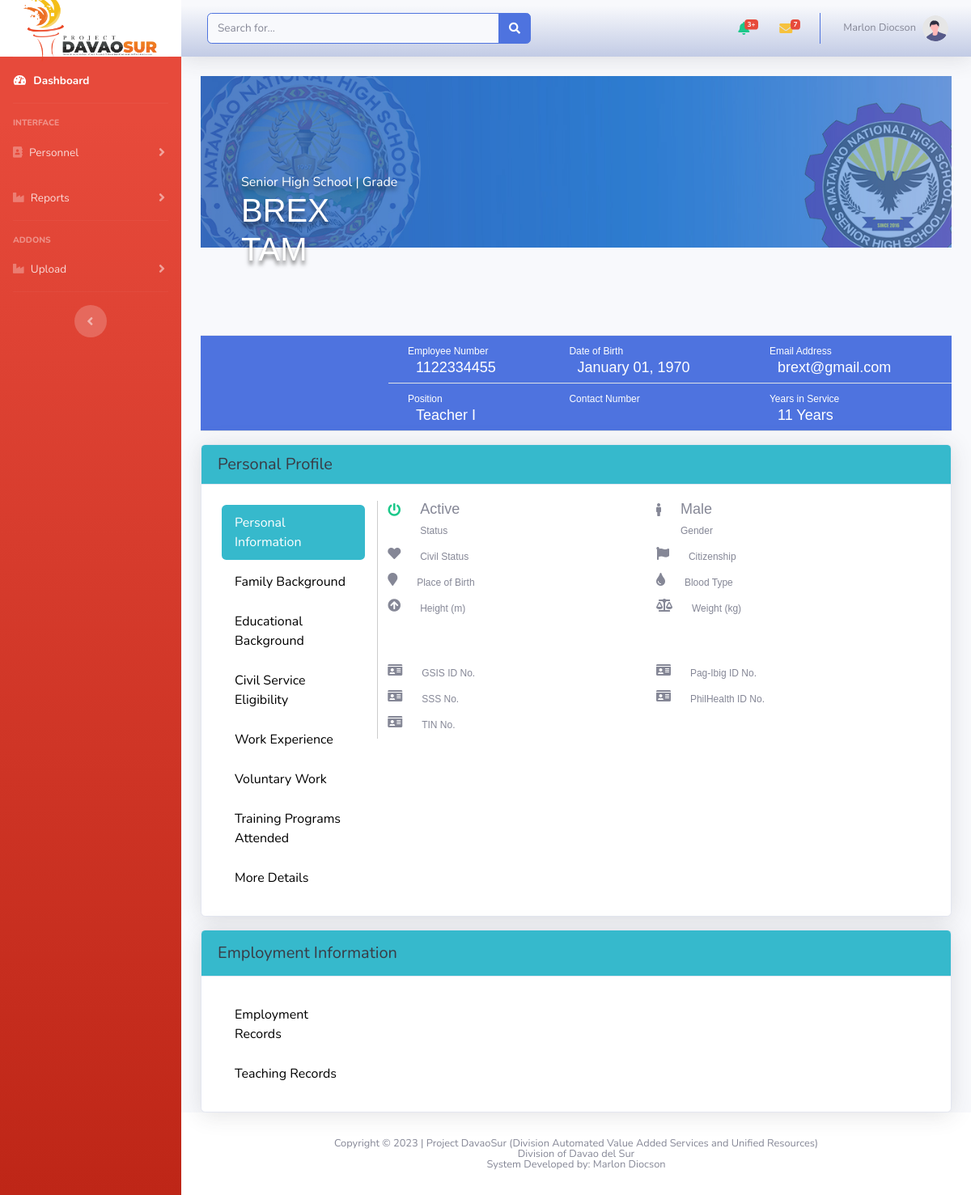
Page /admin/reportEmployeePositions.php?emp_no=1122334455 (signed in) on the committed database.
### tables this page shows
CREATE TABLE `personal_info` (
  `id` int(50) NOT NULL,
  `emp_no` varchar(50) NOT NULL,
  `lastname` varchar(255) NOT NULL,
  `firstname` varchar(255) NOT NULL,
  `middlename` varchar(255) NOT NULL,
  `exname` varchar(10) NOT NULL,
  `dob` varchar(30) NOT NULL,
  `pob` varchar(255) NOT NULL,
  `sex` varchar(10) NOT NULL,
  `civilstatus` varchar(50) NOT NULL,
  `others` varchar(255) NOT NULL,
  `height` varchar(10) NOT NULL,
  `weight` varchar(10) NOT NULL,
  `bloodtype` varchar(5) NOT NULL,
  `gsis_no` varchar(20) NOT NULL,
  `pagibig_no` varchar(20) NOT NULL,
  `philhealth_no` varchar(20) NOT NULL,
  `sss_no` varchar(20) NOT NULL,
  `tin_no` varchar(20) NOT NULL,
  `is_filipino` varchar(5) NOT NULL,
  `dual_birth` int(1) NOT NULL,
  `dual_naturalization` int(1) NOT NULL,
  `country` varchar(100) NOT NULL,
  `country_name` varchar(255) NOT NULL,
  `telephone` varchar(20) NOT NULL,
  `mobile` varchar(100) NOT NULL,
  `email` varchar(100) NOT NULL,
  `status` int(5) NOT NULL,
  `created_at` timestamp NOT NULL DEFAULT current_timestamp()
);

CREATE TABLE `employment_record` (
  `id` int(50) NOT NULL,
  `emp_no` varchar(50) NOT NULL,
  `grade_level` varchar(5) NOT NULL,
  `date_of_emp` varchar(20) NOT NULL,
  `yrs_in_serv` varchar(20) NOT NULL,
  `position_rank` varchar(100) NOT NULL,
  `position_id` varchar(2) NOT NULL,
  `item_no` varchar(50) NOT NULL,
  `plantilla_no` varchar(100) NOT NULL,
  `status` int(1) NOT NULL,
  `created_at` timestamp NOT NULL DEFAULT current_timestamp()
);

### admin/reportEmployeePositions.php (the view, shortened to what this page needs)
<?php
    include('authentication.php');
    include('includes/header.php');
    include('includes/navbar.php');
?>
    <div class="container-fluid">
        <?php
            if(isset($_GET['emp_no'])){
                $user_id = $_GET['emp_no'];
                $users = "SELECT * FROM personal_info WHERE emp_no='$user_id'";
                $users_run = mysqli_query($con,$users);
                if(mysqli_num_rows($users_run) > 0 ){
                    foreach($users_run as $user){
                        $dob = $user['dob'];
        ?>
        <div class="flex-container text-white align-items-center justify-content-between mt-0 mb-0 p-5" id="banner">
            <div class="flex-child">
                <h6 class="h6 pn">Senior High School |
                    <?php
                        $query = "SELECT * FROM employment_record WHERE emp_no='$user_id' ";
                        $query_run = mysqli_query($con,$query);
                        if(mysqli_num_rows($query_run) > 0 ){
                            foreach($query_run as $row){
                        ?>
                            <span>Grade <?=$row['grade_level'];?></span>
                        <?php
                            }
                        }
                    ?>
                </h6>
                <h1 class="h1 pn"><?=strtoupper($user['firstname']);?></h1>
                <h1 class="h1 pn"><?=strtoupper($user['lastname']);?></h1>
            </div>
        </div>
        <div class="cols bg-primary">
            <table class="table tb text-white border=0" width="100%">
                <tr>
                    <td rowspan="2" width="25%"></td>
                    <td>
                        <div class="col-auto">
                            <label class="label1">Employee Number</label></br>
                            <span class="data2"><?=$user['emp_no'];?></span>
                        </div>
                    </td>
                    <td>
                        <div class="col-auto">
                            <label class="label1">Date of Birth</label></br>
                            <span class="data2"><?=date('F d, Y', strtotime($dob));?></span>
                        </div>
                    </td>
                    <td>
                        <div class="col-auto">
                            <label class="label1">Email Address </label></br>
                            <span class="data2"><?=$user['email'];?></span>
                        </div>
                    </td>
                </tr>
                <tr>
                    <td>
                        <div class="col-auto">
                            <label class="label1">Position</label></br>
                            <?php
                                $query = "SELECT * FROM employment_record WHERE emp_no='$user_id' ";
                                $query_run = mysqli_query($con,$query);
                                if(mysqli_num_rows($query_run) > 0 ){
                                    foreach($query_run as $row){
                                ?>
                                    <?=$row['position_rank']=='teacher1' ? '<span class="data2">Teacher I</span>':'' ?>
                                <?php
                                    }
                                }
                            ?>
                        </div>
                    </td>
                    <td>
                        <div class="col-auto">
                            <label class="label1">Contact Number</label></br>
                            <span class="data2"><?=$user['mobile'];?></span>
                        </div>
                    </td>
                    <td>
                        <div class="col-auto">
                            <label class="label1">Years in Service</label></br>
                            <?php
                                $query = "SELECT * FROM employment_record WHERE emp_no='$user_id' ";
                                $query_run = mysqli_query($con,$query);
                                if(mysqli_num_rows($query_run) > 0 ){
                                    foreach($query_run as $row){
                                ?>
                                    <span class="data2"><?=$row['yrs_in_serv'];?> Years</span>
                                <?php
                                    }
                                }
                            ?>
                        </div>
                    </td>
                </tr>
            </table>
        </div>
            <div class="row align-items-start mt-2">
                <div class="col">
                    <div class="card shadow mt-5">
                        <div class="card-header bg-info text-gray-900">
                            <h4 class="h5 mb-0 text-gray-900">Personal Profile</h4>
                        </div>
                        <div class="card-body">
                            <div class="tab">
                                <button class="tablinks btn btn-outline-info" onclick="openCity(event, 'personal')" id="defaultOpen">Personal Information</button>
                                <button class="tablinks btn btn-outline-info" onclick="openCity(event, 'family')">Family Background</button>
                                <button class="tablinks btn btn-outline-info" onclick="openCity(event, 'education')">Educational Background</button>
                                <button class="tablinks btn btn-outline-info" onclick="openCity(event, 'civil')">Civil Service Eligibility</button>
                                <button class="tablinks btn btn-outline-info" onclick="openCity(event, 'work')">Work Experience</button>
                                <button class="tablinks btn btn-outline-info" onclick="openCity(event, 'voluntary')">Voluntary Work</button>
                                <button class="tablinks btn btn-outline-info" onclick="openCity(event, 'tranings')">Training Programs Attended</button>
                                <button class="tablinks btn btn-outline-info" onclick="openCity(event, 'more')">More Details</button>
                            </div>
                            <div id="personal" class="tabcontent">
                                <div class="row g-3">
                                    <div class="col-md-6">
                                        <div class="row">
                                            <div class="col-auto">
                                                <i class="fa fa-power-off text-success"></i>
                                            </div>
                                            <div class="col-auto">
                                                <h5 class="data-label"><?=$user['status']=='1' ? 'Active':'Inactive' ?></h5>
                                                <label class="info-label">Status</label>
                                            </div>
                                        </div>
                                        <div class="row">
                                            <div class="col-auto">
                                                <i class="fa fa-heart"></i>
                                            </div>
                                            <div class="col-auto">
                                                <label class="info-label">Civil Status</label>
                                            </div>
                                        </div>
                                        <div class="row">
                                            <div class="col-auto">
                                                <i class="fa fa-map-marker"></i>
                                            </div>
                                            <div class="col-auto">
                                                <label class="info-label">Place of Birth</label>
                                            </div>
                                        </div>
                                        <div class="row mb-5">
                                            <div class="col-auto">
                                                <i class="fa fa-arrow-circle-up"></i>
                                            </div>
                                            <div class="col-auto">
                                                <label class="info-label">Height (m)</label>
                                            </div>
                                        </div>
                                        <div class="row">
                                            <div class="col-auto">
                                                <i class="fa fa-id-card"></i>
                                            </div>
                                            <div class="col-auto">
                                                <label class="info-label">GSIS ID No.</label>
                                            </div>
                                        </div>
                                        <div class="row">
                                            <div class="col-auto">
                                                <i class="fa fa-id-card"></i>
                                            </div>
                                            <div class="col-auto">
                                                <label class="info-label">SSS No.</label>
                                            </div>
                                        </div>
                                        <div class="row">
                                            <div class="col-auto">
                                                <i class="fa fa-id-card"></i>
                                            </div>
                                            <div class="col-auto">
                                                <label class="info-label">TIN No.</label>
                                            </div>
                                        </div>
                                    </div>
                                    <div class="col-md-6">
                                        <div class="row">
                                            <div class="col-auto">
                                                <?=$user['sex']=='male' ? '<i class="fa fa-male"></i>' : '<i class="fa fa-female"></i>' ?>
                                            </div>
                                            <div class="col-auto">
                                                <h5 class="data-label"><?=ucwords($user['sex'])?></h5>
                                                <label class="info-label">Gender</label>
                                            </div>
                                        </div>
                                        <div class="row">
                                            <div class="col-auto">
                                                <i class="fa fa-flag"></i>
                                            </div>
                                            <div class="col-auto">
                                                <label class="info-label">Citizenship</label>
                                            </div>
                                        </div>
                                        <div class="row">
                                            <div class="col-auto">
                                                <i class="fa fa-tint"></i>
                                            </div>
                                            <div class="col-auto">
                                                <label class="info-label">Blood Type</label>
                                            </div>
                                        </div>
                                        <div class="row mb-5">
                                            <div class="col-auto">
                                                <i class="fa fa-balance-scale"></i>
                                            </div>
                                            <div class="col-auto">
                                                <label class="info-label">Weight (kg)</label>
                                            </div>
                                        </div>
                                        <div class="row">
                                            <div class="col-auto">
                                                <i class="fa fa-id-card"></i>
                                            </div>
                                            <div class="col-auto">
                                                <label class="info-label">Pag-Ibig ID No.</label>
                                            </div>
                                        </div>
                                        <div class="row">
                                            <div class="col-auto">
                                                <i class="fa fa-id-card"></i>
                                            </div>
                                            <div class="col-auto">
                                                <label class="info-label">PhilHealth ID No.</label>
                                            </div>
                                        </div>
                                    </div>
                                </div>
                            </div>
                        </div>
                    </div>
                </div>
            </div>
        <div class="card shadow mt-3">
            <div class="card-header py-3 bg-info">
                <h4 class="h5 mb-0 text-gray-900">Employment Information</h4>
            </div>
            <div class="card-body">
                <div class="tab">
                        <button class="tablinks btn btn-outline-info" onclick="openCity(event, 'employment')" id="">Employment Records</button>
                        <button class="tablinks btn btn-outline-info" onclick="openCity(event, 'teaching')">Teaching Records</button>
                    </div>
                </div>
        </div>
        <?php
                }
            }
        }
        ?>
</div>
<?php
    include('includes/footer.php');
?>

### rows in the picture
personal_info: firstname "BREX", lastname "TAM", emp_no "1122334455", dob "January 01, 1970", email "brext@gmail.com", status "Active", sex "Male"
employment_record: position_rank "Teacher I", yrs_in_serv "11"

### other values in the picture
$_SESSION['auth_user']['user_name'] "Marlon Diocson"
